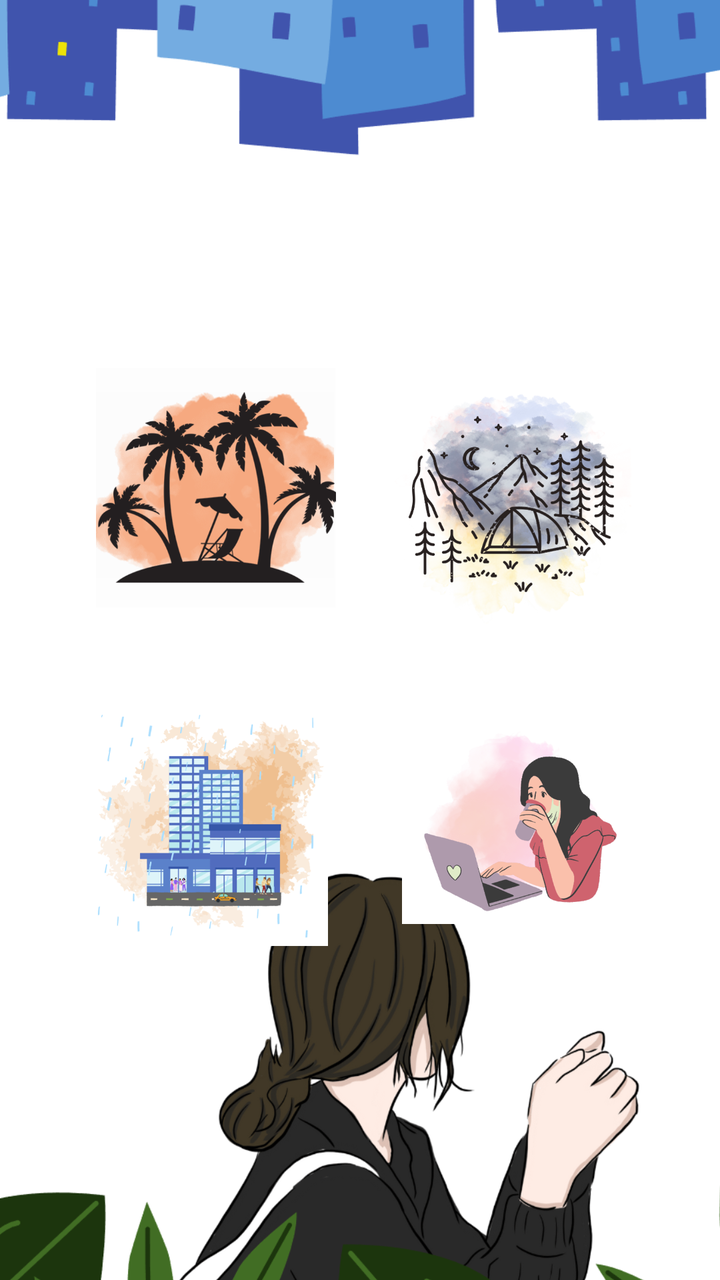
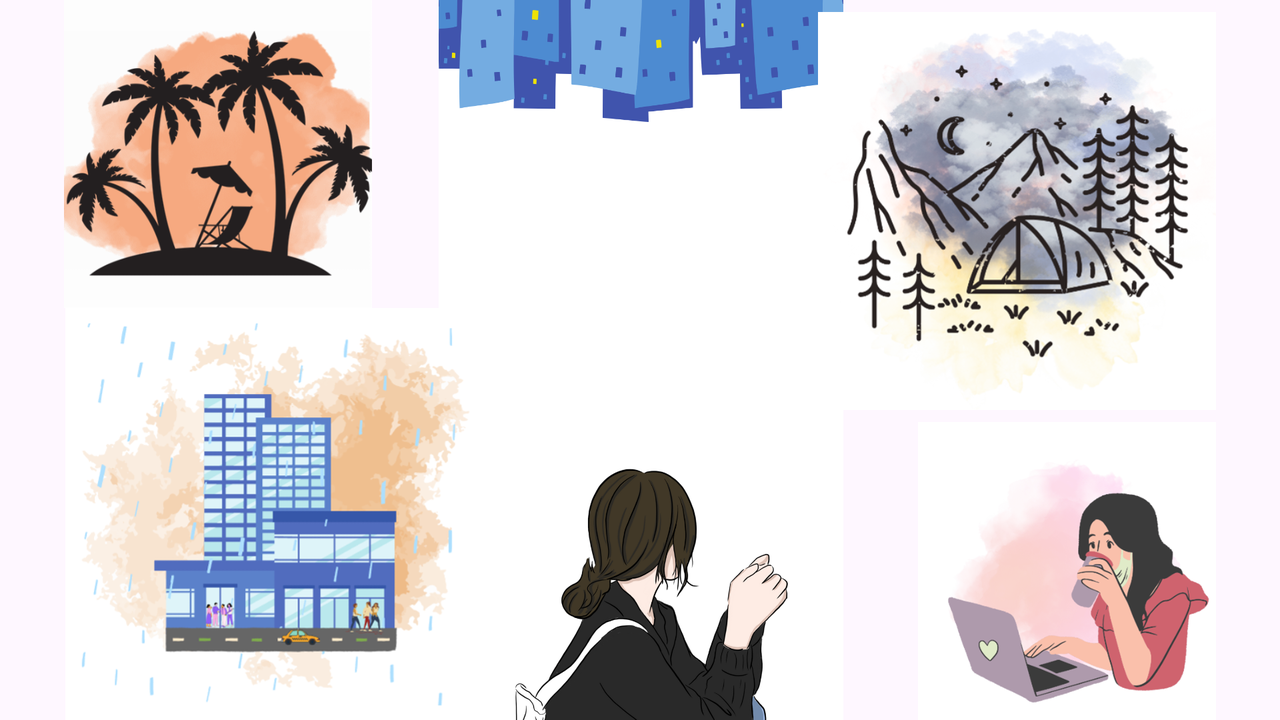

The same Android screen from two of the app's own layout files: first res/layout/ as a phone draws it, then the repository's variant for another configuration, drawn on a device whose configuration selects that folder. Both files follow.
<!-- AndroidManifest.xml: application theme Theme.StressBuster -->
<!-- res/layout/activity_main2.xml -->
<?xml version="1.0" encoding="utf-8"?>
<androidx.constraintlayout.widget.ConstraintLayout xmlns:android="http://schemas.android.com/apk/res/android"
    xmlns:app="http://schemas.android.com/apk/res-auto"
    xmlns:tools="http://schemas.android.com/tools"
    android:layout_width="match_parent"
    android:layout_height="match_parent"
    tools:context=".MainActivity2">

    <ImageView
        android:id="@+id/header"
        android:layout_width="484dp"
        android:layout_height="815dp"
        android:contentDescription="@string/todo444"
        app:layout_constraintBottom_toBottomOf="parent"
        app:layout_constraintEnd_toEndOf="parent"
        app:layout_constraintStart_toStartOf="parent"
        app:layout_constraintTop_toTopOf="parent"
        app:layout_constraintVertical_bias="0.504"
        app:srcCompat="@drawable/studybg" />

    <ImageView
        android:id="@+id/summer"
        android:layout_width="128dp"
        android:layout_height="120dp"
        android:layout_marginStart="44dp"
        android:layout_marginTop="184dp"
        android:contentDescription="@string/todo"
        app:layout_constraintStart_toStartOf="parent"
        app:layout_constraintTop_toTopOf="parent"
        app:srcCompat="@drawable/summer" />

    <ImageView
        android:id="@+id/mountain"
        android:layout_width="121dp"
        android:layout_height="120dp"
        android:layout_marginTop="192dp"
        android:layout_marginEnd="44dp"
        android:contentDescription="@string/todo6"
        app:layout_constraintEnd_toEndOf="parent"
        app:layout_constraintTop_toTopOf="parent"
        app:srcCompat="@drawable/mountain" />

    <ImageView
        android:id="@+id/rain"
        android:layout_width="120dp"
        android:layout_height="122dp"
        android:layout_marginStart="44dp"
        android:layout_marginTop="48dp"
        android:contentDescription="@string/todo5"
        app:layout_constraintStart_toStartOf="parent"
        app:layout_constraintTop_toBottomOf="@+id/summer"
        app:srcCompat="@drawable/rains"
        tools:ignore="ImageContrastCheck" />

    <ImageView
        android:id="@+id/study"
        android:layout_width="120dp"
        android:layout_height="110dp"
        android:layout_marginTop="40dp"
        android:layout_marginEnd="44dp"
        android:contentDescription="@string/todo3"
        app:layout_constraintEnd_toEndOf="parent"
        app:layout_constraintTop_toBottomOf="@+id/mountain"
        app:srcCompat="@drawable/studying" />


</androidx.constraintlayout.widget.ConstraintLayout>
<!-- resources referenced by this layout -->
<resources>
  <!-- drawable mountain: png bitmap (drawable, 280811 bytes) -->
  <!-- drawable rains: png bitmap (drawable, 122199 bytes) -->
  <!-- drawable studybg: png bitmap (drawable, 223266 bytes) -->
  <!-- drawable studying: png bitmap (drawable, 107370 bytes) -->
  <!-- drawable summer: png bitmap (drawable, 180085 bytes) -->
  <string name="todo">TODO</string>
  <string name="todo3">TODO</string>
  <string name="todo444">TODO</string>
  <string name="todo5">TODO</string>
  <string name="todo6">TODO</string>
  <!-- from res/values-v23/ -->
  <style name="Theme.StressBuster" parent="Base.Theme.StressBuster">
          
          <item name="android:navigationBarColor">@android:color/transparent</item>
          <item name="android:statusBarColor">@android:color/transparent</item>
          <item name="android:windowLightStatusBar">?attr/isLightTheme</item>
      </style>
  <style name="Base.Theme.StressBuster" parent="Theme.Material3.DayNight.NoActionBar">
          
          
      </style>
</resources>
<!-- res/layout-sw320dp-land/activity_main2.xml (the repository's variant of the layout above) -->
<!-- drawn on the phone turned sideways -->
<?xml version="1.0" encoding="utf-8"?>
<androidx.constraintlayout.widget.ConstraintLayout xmlns:android="http://schemas.android.com/apk/res/android"
    xmlns:app="http://schemas.android.com/apk/res-auto"
    xmlns:tools="http://schemas.android.com/tools"
    android:layout_width="match_parent"
    android:layout_height="match_parent"
    tools:context=".MainActivity2">

    <ImageView
        android:id="@+id/header"
        android:layout_width="0dp"
        android:layout_height="0dp"
        android:contentDescription="@string/todo444"

        app:layout_constraintBottom_toBottomOf="parent"
        app:layout_constraintDimensionRatio="9:16"
        app:layout_constraintEnd_toEndOf="@+id/guideline8"
        app:layout_constraintHorizontal_bias="0.501"
        app:layout_constraintStart_toStartOf="@+id/guideline7"
        app:layout_constraintTop_toTopOf="parent"
        app:layout_constraintVertical_bias="0.0"
        app:srcCompat="@drawable/bgcity" />

    <ImageView
        android:id="@+id/summer"
        android:layout_width="0dp"
        android:layout_height="0dp"
        android:contentDescription="@string/todo"
        app:layout_constraintBottom_toTopOf="@+id/rain"
        app:layout_constraintDimensionRatio="1:1"

        app:layout_constraintEnd_toEndOf="@+id/guideline3"
        app:layout_constraintHorizontal_bias="0.0"

        app:layout_constraintStart_toStartOf="@+id/guideline2"
        app:layout_constraintTop_toTopOf="parent"
        app:layout_constraintVertical_bias="0.876"
        app:srcCompat="@drawable/summer" />

    <ImageView
        android:id="@+id/rain"
        android:layout_width="207dp"
        android:layout_height="206dp"

        android:contentDescription="@string/todo5"
        app:layout_constraintBottom_toBottomOf="parent"
        app:layout_constraintDimensionRatio="1:1"
        app:layout_constraintEnd_toEndOf="@+id/guideline3"

        app:layout_constraintHorizontal_bias="0.0"
        app:layout_constraintStart_toStartOf="@+id/guideline2"
        app:srcCompat="@drawable/rains"
        tools:ignore="ImageContrastCheck" />

    <ImageView
        android:id="@+id/mountain"
        android:layout_width="199dp"
        android:layout_height="211dp"
        android:contentDescription="@string/todo6"
        app:layout_constraintDimensionRatio="1:1"
        app:layout_constraintEnd_toEndOf="@+id/guideline6"
        app:layout_constraintHorizontal_bias="1.0"
        app:layout_constraintStart_toStartOf="@+id/guideline5"
        app:layout_constraintTop_toTopOf="parent"
        app:srcCompat="@drawable/mountain" />

    <ImageView
        android:id="@+id/study"
        android:layout_width="0dp"
        android:layout_height="0dp"

        android:contentDescription="@string/todo3"
        app:layout_constraintBottom_toBottomOf="parent"
        app:layout_constraintDimensionRatio="1:1"
        app:layout_constraintEnd_toEndOf="@+id/guideline6"
        app:layout_constraintHorizontal_bias="1.0"
        app:layout_constraintStart_toStartOf="@+id/guideline5"
        app:layout_constraintTop_toBottomOf="@+id/mountain"
        app:layout_constraintVertical_bias="0.0"
        app:srcCompat="@drawable/studying" />

    <androidx.constraintlayout.widget.Guideline
        android:id="@+id/guideline2"
        android:layout_width="wrap_content"
        android:layout_height="wrap_content"
        android:orientation="vertical"
        app:layout_constraintGuide_percent="0.05" />

    <androidx.constraintlayout.widget.Guideline
        android:id="@+id/guideline3"
        android:layout_width="wrap_content"
        android:layout_height="wrap_content"
        android:orientation="vertical"
        app:layout_constraintGuide_percent="0.34" />


    <androidx.constraintlayout.widget.Guideline
        android:id="@+id/guideline5"
        android:layout_width="wrap_content"
        android:layout_height="wrap_content"
        android:orientation="vertical"
        app:layout_constraintGuide_percent="0.68" />

    <androidx.constraintlayout.widget.Guideline
        android:id="@+id/guideline6"
        android:layout_width="wrap_content"
        android:layout_height="wrap_content"
        android:orientation="vertical"
        app:layout_constraintGuide_percent="0.95" />

    <androidx.constraintlayout.widget.Guideline
        android:id="@+id/guideline7"
        android:layout_width="wrap_content"
        android:layout_height="wrap_content"
        android:orientation="vertical"
        app:layout_constraintGuide_percent="0.0"  />

    <androidx.constraintlayout.widget.Guideline
        android:id="@+id/guideline8"
        android:layout_width="wrap_content"
        android:layout_height="wrap_content"
        android:orientation="vertical"
        app:layout_constraintGuide_percent="1.0" />


</androidx.constraintlayout.widget.ConstraintLayout>
<!-- resources referenced by the variant -->
<!-- as the phone turned sideways resolves them -->
<resources>
  <!-- drawable bgcity: png bitmap (drawable, 259353 bytes) -->
  <!-- drawable mountain: png bitmap (drawable, 280811 bytes) -->
  <!-- drawable rains: png bitmap (drawable, 122199 bytes) -->
  <!-- drawable studying: png bitmap (drawable, 107370 bytes) -->
  <!-- drawable summer: png bitmap (drawable, 180085 bytes) -->
  <string name="todo">TODO</string>
  <string name="todo3">TODO</string>
  <string name="todo444">TODO</string>
  <string name="todo5">TODO</string>
  <string name="todo6">TODO</string>
  <!-- from res/values-v23/ -->
  <style name="Theme.StressBuster" parent="Base.Theme.StressBuster">
          
          <item name="android:navigationBarColor">@android:color/transparent</item>
          <item name="android:statusBarColor">@android:color/transparent</item>
          <item name="android:windowLightStatusBar">?attr/isLightTheme</item>
      </style>
  <style name="Base.Theme.StressBuster" parent="Theme.Material3.DayNight.NoActionBar">
          
          
      </style>
</resources>
